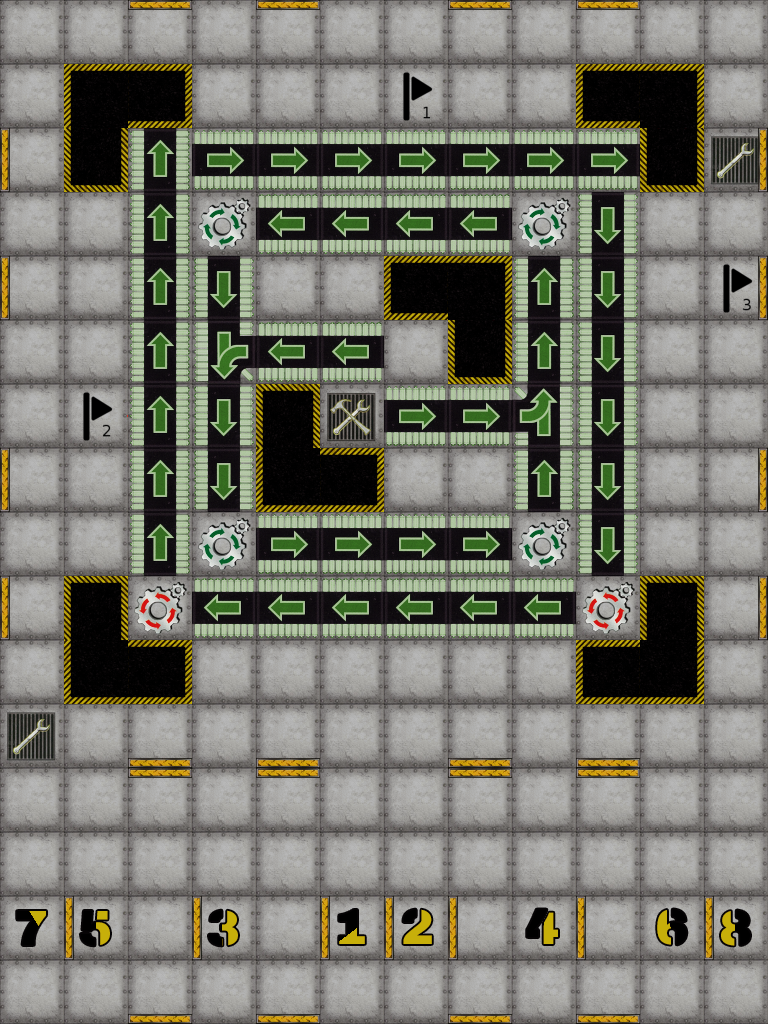

The image is a tile-based game level rendered from a .tmx file. Its description and complete source (layers, tilesets, objects, tile grids) follow:
An orthogonal 12x16 tile map with 64x64 px tiles, 14 tile layers (Board, Start, Flag, Hole, ...).

<map version="1.5" tiledversion="1.6.0" orientation="orthogonal" renderorder="right-down" compressionlevel="0" width="12" height="16" tilewidth="64" tileheight="64" infinite="0" nextlayerid="15" nextobjectid="1">
 <tileset firstgid="1" source="tiles.tsx" />
 <layer id="2" name="Board" width="12" height="16">
  <data encoding="csv">
5,5,5,5,5,5,5,5,5,5,5,5,
5,5,5,5,5,5,5,5,5,5,5,5,
5,5,5,5,5,5,5,5,5,5,5,5,
5,5,5,5,5,5,5,5,5,5,5,5,
5,5,5,5,5,5,5,5,5,5,5,5,
5,5,5,5,5,5,5,5,5,5,5,5,
5,5,5,5,5,5,5,5,5,5,5,5,
5,5,5,5,5,5,5,5,5,5,5,5,
5,5,5,5,5,5,5,5,5,5,5,5,
5,5,5,5,5,5,5,5,5,5,5,5,
5,5,5,5,5,5,5,5,5,5,5,5,
5,5,5,5,5,5,5,5,5,5,5,5,
5,5,5,5,5,5,5,5,5,5,5,5,
5,5,5,5,5,5,5,5,5,5,5,5,
5,5,5,5,5,5,5,5,5,5,5,5,
5,5,5,5,5,5,5,5,5,5,5,5
</data>
 </layer>
 <layer id="7" name="Start" width="12" height="16">
  <data encoding="csv">
0,0,0,0,0,0,0,0,0,0,0,0,
0,0,0,0,0,0,0,0,0,0,0,0,
0,0,0,0,0,0,0,0,0,0,0,0,
0,0,0,0,0,0,0,0,0,0,0,0,
0,0,0,0,0,0,0,0,0,0,0,0,
0,0,0,0,0,0,0,0,0,0,0,0,
0,0,0,0,0,0,0,0,0,0,0,0,
0,0,0,0,0,0,0,0,0,0,0,0,
0,0,0,0,0,0,0,0,0,0,0,0,
0,0,0,0,0,0,0,0,0,0,0,0,
0,0,0,0,0,0,0,0,0,0,0,0,
0,0,0,0,0,0,0,0,0,0,0,0,
0,0,0,0,0,0,0,0,0,0,0,0,
0,0,0,0,0,0,0,0,0,0,0,0,
131,129,0,123,0,121,122,0,124,0,130,132,
0,0,0,0,0,0,0,0,0,0,0,0
</data>
 </layer>
 <layer id="8" name="Flag" width="12" height="16">
  <data encoding="csv">
0,0,0,0,0,0,0,0,0,0,0,0,
0,0,0,0,0,0,55,0,0,0,0,0,
0,0,0,0,0,0,0,0,0,0,0,0,
0,0,0,0,0,0,0,0,0,0,0,0,
0,0,0,0,0,0,0,0,0,0,0,71,
0,0,0,0,0,0,0,0,0,0,0,0,
0,63,0,0,0,0,0,0,0,0,0,0,
0,0,0,0,0,0,0,0,0,0,0,0,
0,0,0,0,0,0,0,0,0,0,0,0,
0,0,0,0,0,0,0,0,0,0,0,0,
0,0,0,0,0,0,0,0,0,0,0,0,
0,0,0,0,0,0,0,0,0,0,0,0,
0,0,0,0,0,0,0,0,0,0,0,0,
0,0,0,0,0,0,0,0,0,0,0,0,
0,0,0,0,0,0,0,0,0,0,0,0,
0,0,0,0,0,0,0,0,0,0,0,0
</data>
 </layer>
 <layer id="9" name="Hole" width="12" height="16">
  <data encoding="csv">
0,0,0,0,0,0,0,0,0,0,0,0,
0,105,109,0,0,0,0,0,0,117,107,0,
0,110,0,0,0,0,0,0,0,0,110,0,
0,0,0,0,0,0,0,0,0,0,0,0,
0,0,0,0,0,0,117,107,0,0,0,0,
0,0,0,0,0,0,0,110,0,0,0,0,
0,0,0,0,118,0,0,0,0,0,0,0,
0,0,0,0,113,109,0,0,0,0,0,0,
0,0,0,0,0,0,0,0,0,0,0,0,
0,118,0,0,0,0,0,0,0,0,118,0,
0,113,109,0,0,0,0,0,0,117,115,0,
0,0,0,0,0,0,0,0,0,0,0,0,
0,0,0,0,0,0,0,0,0,0,0,0,
0,0,0,0,0,0,0,0,0,0,0,0,
0,0,0,0,0,0,0,0,0,0,0,0,
0,0,0,0,0,0,0,0,0,0,0,0
</data>
 </layer>
 <layer id="10" name="Repair" width="12" height="16">
  <data encoding="csv">
0,0,0,0,0,0,0,0,0,0,0,0,
0,0,0,0,0,0,0,0,0,0,0,0,
0,0,0,0,0,0,0,0,0,0,0,15,
0,0,0,0,0,0,0,0,0,0,0,0,
0,0,0,0,0,0,0,0,0,0,0,0,
0,0,0,0,0,0,0,0,0,0,0,0,
0,0,0,0,0,0,0,0,0,0,0,0,
0,0,0,0,0,0,0,0,0,0,0,0,
0,0,0,0,0,0,0,0,0,0,0,0,
0,0,0,0,0,0,0,0,0,0,0,0,
0,0,0,0,0,0,0,0,0,0,0,0,
15,0,0,0,0,0,0,0,0,0,0,0,
0,0,0,0,0,0,0,0,0,0,0,0,
0,0,0,0,0,0,0,0,0,0,0,0,
0,0,0,0,0,0,0,0,0,0,0,0,
0,0,0,0,0,0,0,0,0,0,0,0
</data>
 </layer>
 <layer id="11" name="Upgrade" width="12" height="16">
  <data encoding="csv">
0,0,0,0,0,0,0,0,0,0,0,0,
0,0,0,0,0,0,0,0,0,0,0,0,
0,0,0,0,0,0,0,0,0,0,0,0,
0,0,0,0,0,0,0,0,0,0,0,0,
0,0,0,0,0,0,0,0,0,0,0,0,
0,0,0,0,0,0,0,0,0,0,0,0,
0,0,0,0,0,7,0,0,0,0,0,0,
0,0,0,0,0,0,0,0,0,0,0,0,
0,0,0,0,0,0,0,0,0,0,0,0,
0,0,0,0,0,0,0,0,0,0,0,0,
0,0,0,0,0,0,0,0,0,0,0,0,
0,0,0,0,0,0,0,0,0,0,0,0,
0,0,0,0,0,0,0,0,0,0,0,0,
0,0,0,0,0,0,0,0,0,0,0,0,
0,0,0,0,0,0,0,0,0,0,0,0,
0,0,0,0,0,0,0,0,0,0,0,0
</data>
 </layer>
 <layer id="12" name="Gear" width="12" height="16">
  <data encoding="csv">
0,0,0,0,0,0,0,0,0,0,0,0,
0,0,0,0,0,0,0,0,0,0,0,0,
0,0,0,0,0,0,0,0,0,0,0,0,
0,0,0,53,0,0,0,0,53,0,0,0,
0,0,0,0,0,0,0,0,0,0,0,0,
0,0,0,0,0,0,0,0,0,0,0,0,
0,0,0,0,0,0,0,0,0,0,0,0,
0,0,0,0,0,0,0,0,0,0,0,0,
0,0,0,53,0,0,0,0,53,0,0,0,
0,0,54,0,0,0,0,0,0,54,0,0,
0,0,0,0,0,0,0,0,0,0,0,0,
0,0,0,0,0,0,0,0,0,0,0,0,
0,0,0,0,0,0,0,0,0,0,0,0,
0,0,0,0,0,0,0,0,0,0,0,0,
0,0,0,0,0,0,0,0,0,0,0,0,
0,0,0,0,0,0,0,0,0,0,0,0
</data>
 </layer>
 <layer id="6" name="Conveyor" width="12" height="16">
  <data encoding="csv">
0,0,0,0,0,0,0,0,0,0,0,0,
0,0,0,0,0,0,0,0,0,0,0,0,
0,0,49,52,52,52,52,52,52,52,0,0,
0,0,49,0,51,51,51,51,0,50,0,0,
0,0,49,50,0,0,0,0,49,50,0,0,
0,0,49,59,51,51,0,0,49,50,0,0,
0,0,49,50,0,0,52,52,57,50,0,0,
0,0,49,50,0,0,0,0,49,50,0,0,
0,0,49,0,52,52,52,52,0,50,0,0,
0,0,0,51,51,51,51,51,51,0,0,0,
0,0,0,0,0,0,0,0,0,0,0,0,
0,0,0,0,0,0,0,0,0,0,0,0,
0,0,0,0,0,0,0,0,0,0,0,0,
0,0,0,0,0,0,0,0,0,0,0,0,
0,0,0,0,0,0,0,0,0,0,0,0,
0,0,0,0,0,0,0,0,0,0,0,0
</data>
 </layer>
 <layer id="14" name="LaserDouble" width="12" height="16">
  <data encoding="csv">
0,0,0,0,0,0,0,0,0,0,0,0,
0,0,0,0,0,0,0,0,0,0,0,0,
0,0,0,0,0,0,0,0,0,0,0,0,
0,0,0,0,0,0,0,0,0,0,0,0,
0,0,0,0,0,0,0,0,0,0,0,0,
0,0,0,0,0,0,0,0,0,0,0,0,
0,0,0,0,0,0,0,0,0,0,0,0,
0,0,0,0,0,0,0,0,0,0,0,0,
0,0,0,0,0,0,0,0,0,0,0,0,
0,0,0,0,0,0,0,0,0,0,0,0,
0,0,0,0,0,0,0,0,0,0,0,0,
0,0,0,0,0,0,0,0,0,0,0,0,
0,0,0,0,0,0,0,0,0,0,0,0,
0,0,0,0,0,0,0,0,0,0,0,0,
0,0,0,0,0,0,0,0,0,0,0,0,
0,0,0,0,0,0,0,0,0,0,0,0
</data>
 </layer>
 <layer id="5" name="Laser" width="12" height="16">
  <data encoding="csv">
0,0,0,0,0,0,0,0,0,0,0,0,
0,0,0,0,0,0,0,0,0,0,0,0,
0,0,0,0,0,0,0,0,0,0,0,0,
0,0,0,0,0,0,0,0,0,0,0,0,
0,0,0,0,0,0,0,0,0,0,0,0,
0,0,0,0,0,0,0,0,0,0,0,0,
0,0,0,0,0,0,0,0,0,0,0,0,
0,0,0,0,0,0,0,0,0,0,0,0,
0,0,0,0,0,0,0,0,0,0,0,0,
0,0,0,0,0,0,0,0,0,0,0,0,
0,0,0,0,0,0,0,0,0,0,0,0,
0,0,0,0,0,0,0,0,0,0,0,0,
0,0,0,0,0,0,0,0,0,0,0,0,
0,0,0,0,0,0,0,0,0,0,0,0,
0,0,0,0,0,0,0,0,0,0,0,0,
0,0,0,0,0,0,0,0,0,0,0,0
</data>
 </layer>
 <layer id="4" name="LaserWall" width="12" height="16">
  <data encoding="csv">
0,0,0,0,0,0,0,0,0,0,0,0,
0,0,0,0,0,0,0,0,0,0,0,0,
0,0,0,0,0,0,0,0,0,0,0,0,
0,0,0,0,0,0,0,0,0,0,0,0,
0,0,0,0,0,0,0,0,0,0,0,0,
0,0,0,0,0,0,0,0,0,0,0,0,
0,0,0,0,0,0,0,0,0,0,0,0,
0,0,0,0,0,0,0,0,0,0,0,0,
0,0,0,0,0,0,0,0,0,0,0,0,
0,0,0,0,0,0,0,0,0,0,0,0,
0,0,0,0,0,0,0,0,0,0,0,0,
0,0,0,0,0,0,0,0,0,0,0,0,
0,0,0,0,0,0,0,0,0,0,0,0,
0,0,0,0,0,0,0,0,0,0,0,0,
0,0,0,0,0,0,0,0,0,0,0,0,
0,0,0,0,0,0,0,0,0,0,0,0
</data>
 </layer>
 <layer id="13" name="Pusher" width="12" height="16">
  <data encoding="csv">
0,0,0,0,0,0,0,0,0,0,0,0,
0,0,0,0,0,0,0,0,0,0,0,0,
0,0,0,0,0,0,0,0,0,0,0,0,
0,0,0,0,0,0,0,0,0,0,0,0,
0,0,0,0,0,0,0,0,0,0,0,0,
0,0,0,0,0,0,0,0,0,0,0,0,
0,0,0,0,0,0,0,0,0,0,0,0,
0,0,0,0,0,0,0,0,0,0,0,0,
0,0,0,0,0,0,0,0,0,0,0,0,
0,0,0,0,0,0,0,0,0,0,0,0,
0,0,0,0,0,0,0,0,0,0,0,0,
0,0,0,0,0,0,0,0,0,0,0,0,
0,0,0,0,0,0,0,0,0,0,0,0,
0,0,0,0,0,0,0,0,0,0,0,0,
0,0,0,0,0,0,0,0,0,0,0,0,
0,0,0,0,0,0,0,0,0,0,0,0
</data>
 </layer>
 <layer id="3" name="Wall" width="12" height="16">
  <data encoding="csv">
0,0,31,0,31,0,0,31,0,31,0,0,
0,0,0,0,0,0,0,0,0,0,0,0,
30,0,0,0,0,0,0,0,0,0,0,23,
0,0,0,0,0,0,0,0,0,0,0,0,
30,0,0,0,0,0,0,0,0,0,0,23,
0,0,0,0,0,0,0,0,0,0,0,0,
0,0,0,0,0,0,0,0,0,0,0,0,
30,0,0,0,0,0,0,0,0,0,0,23,
0,0,0,0,0,0,0,0,0,0,0,0,
30,0,0,0,0,0,0,0,0,0,0,23,
0,0,0,0,0,0,0,0,0,0,0,0,
0,0,29,0,29,0,0,29,0,29,0,0,
0,0,31,0,31,0,0,31,0,31,0,0,
0,0,0,0,0,0,0,0,0,0,0,0,
0,30,0,30,0,30,30,30,0,30,0,30,
0,0,29,0,29,0,0,29,0,29,0,0
</data>
 </layer>
 <layer id="1" name="Player" width="12" height="16">
  <data encoding="csv">
0,0,0,0,0,0,0,0,0,0,0,0,
0,0,0,0,0,0,0,0,0,0,0,0,
0,0,0,0,0,0,0,0,0,0,0,0,
0,0,0,0,0,0,0,0,0,0,0,0,
0,0,0,0,0,0,0,0,0,0,0,0,
0,0,0,0,0,0,0,0,0,0,0,0,
0,0,0,0,0,0,0,0,0,0,0,0,
0,0,0,0,0,0,0,0,0,0,0,0,
0,0,0,0,0,0,0,0,0,0,0,0,
0,0,0,0,0,0,0,0,0,0,0,0,
0,0,0,0,0,0,0,0,0,0,0,0,
0,0,0,0,0,0,0,0,0,0,0,0,
0,0,0,0,0,0,0,0,0,0,0,0,
0,0,0,0,0,0,0,0,0,0,0,0,
0,0,0,0,0,0,0,0,0,0,0,0,
0,0,0,0,0,0,0,0,0,0,0,0
</data>
 </layer>
</map>
